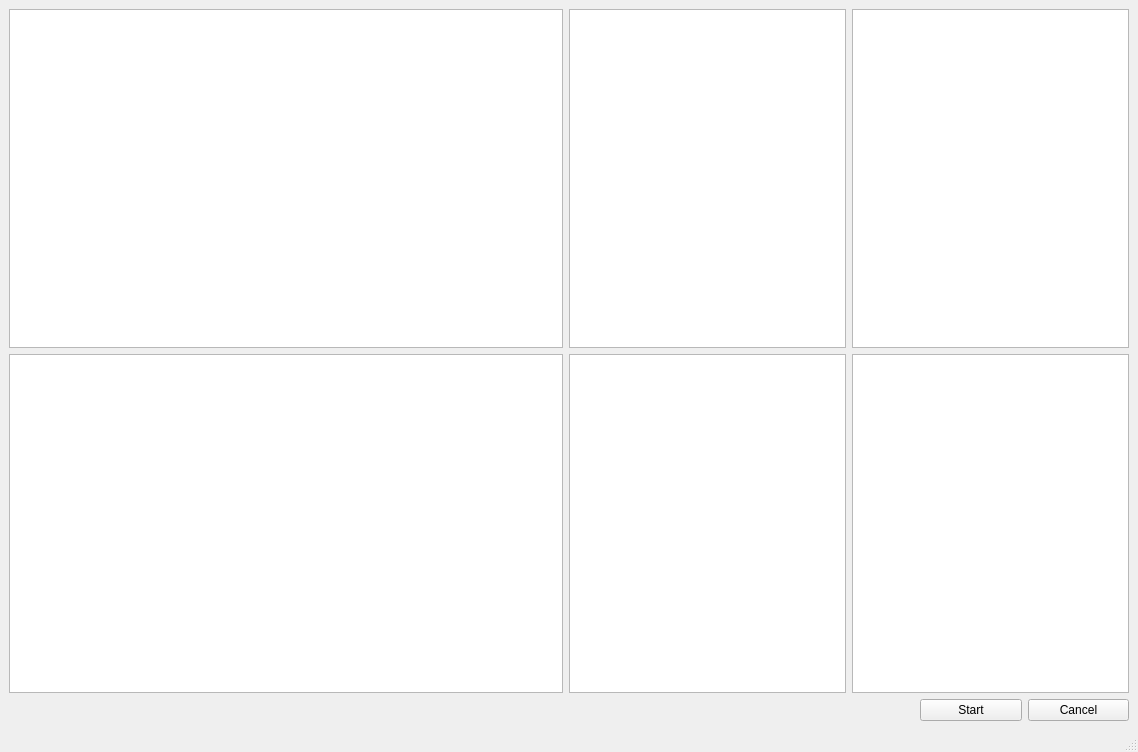
<?xml version="1.0" encoding="UTF-8"?>
<ui version="4.0">
 <class>MainWindow</class>
 <widget class="QMainWindow" name="MainWindow">
  <property name="geometry">
   <rect>
    <x>0</x>
    <y>0</y>
    <width>1138</width>
    <height>752</height>
   </rect>
  </property>
  <property name="windowTitle">
   <string>MainWindow</string>
  </property>
  <widget class="QWidget" name="centralwidget">
   <layout class="QHBoxLayout" name="horizontalLayout_2">
    <item>
     <layout class="QVBoxLayout" name="verticalLayout">
      <item>
       <layout class="QHBoxLayout" name="horizontalLayout" stretch="2,1,1">
        <item>
         <layout class="QVBoxLayout" name="verticalLayout_4">
          <item>
           <widget class="PlotWidget" name="plotWidget"/>
          </item>
          <item>
           <widget class="PlotWidget" name="plotWidget_2"/>
          </item>
         </layout>
        </item>
        <item>
         <layout class="QVBoxLayout" name="verticalLayout_6">
          <item>
           <widget class="PlotWidget" name="plotWidget_3"/>
          </item>
          <item>
           <widget class="PlotWidget" name="plotWidget_4"/>
          </item>
         </layout>
        </item>
        <item>
         <layout class="QVBoxLayout" name="verticalLayout_7">
          <item>
           <widget class="PlotWidget" name="plotWidget_5"/>
          </item>
          <item>
           <widget class="PlotWidget" name="plotWidget_6"/>
          </item>
         </layout>
        </item>
       </layout>
      </item>
      <item>
       <layout class="QHBoxLayout" name="horizontalLayout_9" stretch="9,1,1">
        <item>
         <spacer name="horizontalSpacer">
          <property name="orientation">
           <enum>Qt::Horizontal</enum>
          </property>
          <property name="sizeHint" stdset="0">
           <size>
            <width>40</width>
            <height>20</height>
           </size>
          </property>
         </spacer>
        </item>
        <item>
         <widget class="QPushButton" name="pushButton_start">
          <property name="text">
           <string>Start</string>
          </property>
         </widget>
        </item>
        <item>
         <widget class="QPushButton" name="pushButton_cancel">
          <property name="text">
           <string>Cancel</string>
          </property>
         </widget>
        </item>
       </layout>
      </item>
     </layout>
    </item>
   </layout>
  </widget>
  <widget class="QMenuBar" name="menubar">
   <property name="geometry">
    <rect>
     <x>0</x>
     <y>0</y>
     <width>1138</width>
     <height>26</height>
    </rect>
   </property>
  </widget>
  <widget class="QStatusBar" name="statusbar"/>
 </widget>
 <customwidgets>
  <customwidget>
   <class>PlotWidget</class>
   <extends>QGraphicsView</extends>
   <header>plotwidget.h</header>
  </customwidget>
 </customwidgets>
 <resources/>
 <connections/>
</ui>
